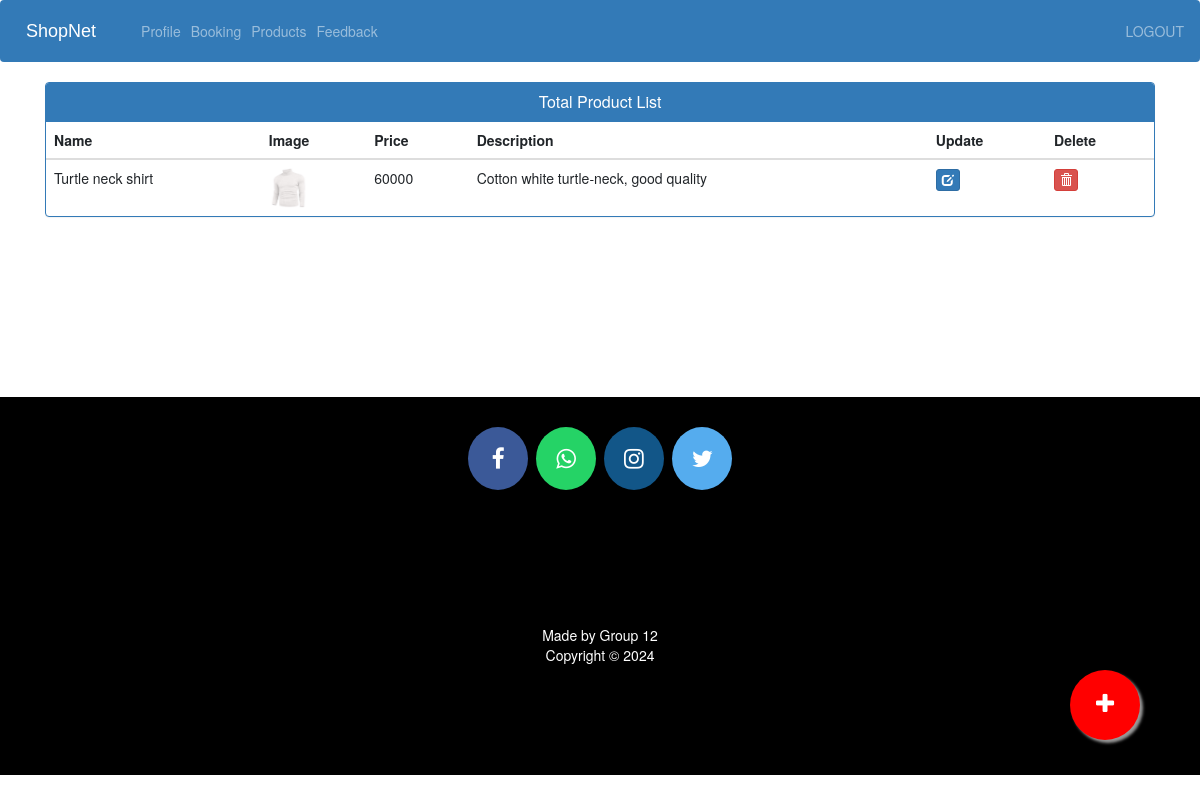
The app's page /business-products/ (signed in), older data.
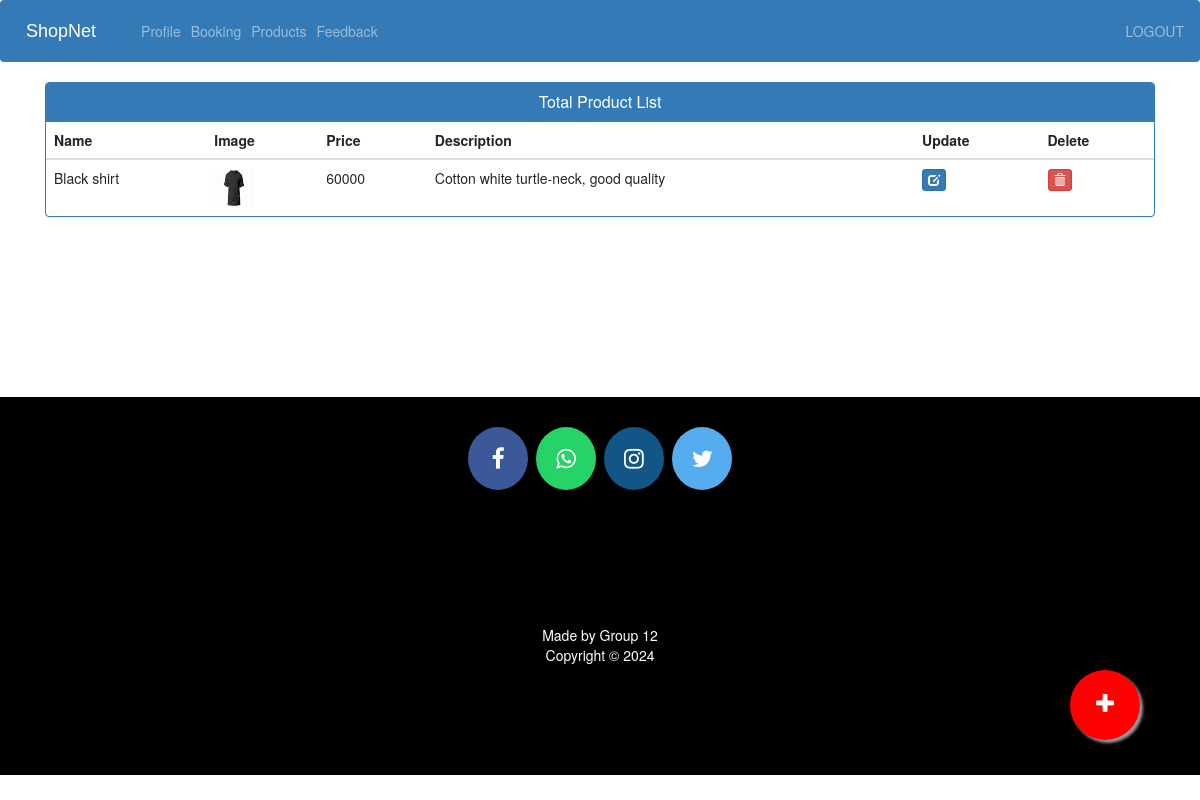
The same page, newer data.
### business/models.py (models this page shows, shortened)
class Product(models.Model):
    business=models.ForeignKey(Business,on_delete=models.CASCADE)
    name=models.CharField(max_length=40)
    category=models.ForeignKey(Category,on_delete=models.CASCADE)
    product_image= models.ImageField(upload_to='product_image/',null=True,blank=True)
    price = models.PositiveIntegerField()
    description=models.CharField(max_length=40,null=True,blank=True)

### business/views.py (the view)
# urls.py: path('business-products/', business_products_view,name='business-products'),
@login_required(login_url='businesslogin')
def business_products_view(request):
    products=Product.objects.filter(business__user=request.user)
    return render(request,'business/business_products.html',{'products':products})

### business/templates/business/business_products.html (shortened to what this page needs)
{% extends 'business/admin_base.html' %}
{% load static %}
{% block content %}
<head>
  <link href="//netdna.bootstrapcdn.com/bootstrap/3.0.0/css/bootstrap.min.css" rel="stylesheet" id="bootstrap-css">
</head>
<div class="container">
  <div class="panel panel-primary">
    <div class="panel-heading">
      <h6 class="panel-title">Total Product List</h6>
    </div>
    <table class="table table-hover" id="dev-table">
      <thead>
        <tr>
          <th>Name</th>
          <th>Image</th>
          <th>Price</th>
          <th>Description</th>
          <th>Update</th>
          <th>Delete</th>
        </tr>
      </thead>
      {% for p in products %}
  {% if p %}
      <tr>
        <td> {{p.name}}</td>
        <td> <img src="{% static p.product_image.url %}" alt="Profile Pic" height="40px" width="40px" /></td>
        <td>{{p.price}}</td>
        <td>{{p.description}}</td>
        <td><a class="btn btn-primary btn-xs" href="{% url 'business-update-product' p.id  %}"><span class="glyphicon glyphicon-edit"></span></a></td>
        <td><a class="btn btn-danger btn-xs" href="{% url 'business-delete-product' p.id  %}"><span class="glyphicon glyphicon-trash"></span></a></td>
      </tr>
      {%else%}
      <br><br><br>
      <h1>no products</h1>
      {% endif %}
      {% endfor %}
    </table>
  </div>
</div>
<a href="/business-add-product" class="float">
<i class="fa fa-plus my-float"></i>
</a>
{% endblock content %}

Row changes from the older to the newer data that the page shows:
changed Product "Cotton white turtle-neck, good quality": name "Turtle neck shirt" → "Black shirt"; product_image: a different picture
